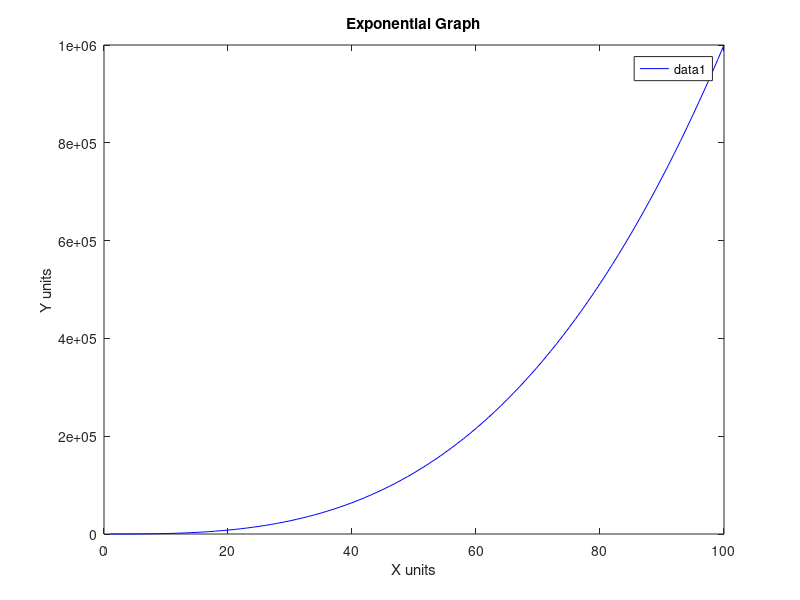

MATLAB code to generate this figure: (Note: this script raises an error after producing the figure.)
clear all;
clc;
x=linspace(1,100,100);
y1=power(x,3);
y2=power(x,-3);

figure1=figure('windowstate','maximized');
axes1=axes('Parent',figure1);
plot(x,y1,'-b')
legend(axes1,'show')
ylabel({'Y units'})
xlabel({'X units'})
title({'Exponential Graph'})
hold(axes1,'on')
plot(x,y2,'LineStyle','-.','Color',[1 0 1],'Marker','d','MarkerEdgeColor'...
    ,'r','MarkerFaceColor',[0 0 0],'MarkerSize',8,'MarkerIndices',1:5:length(y2))
